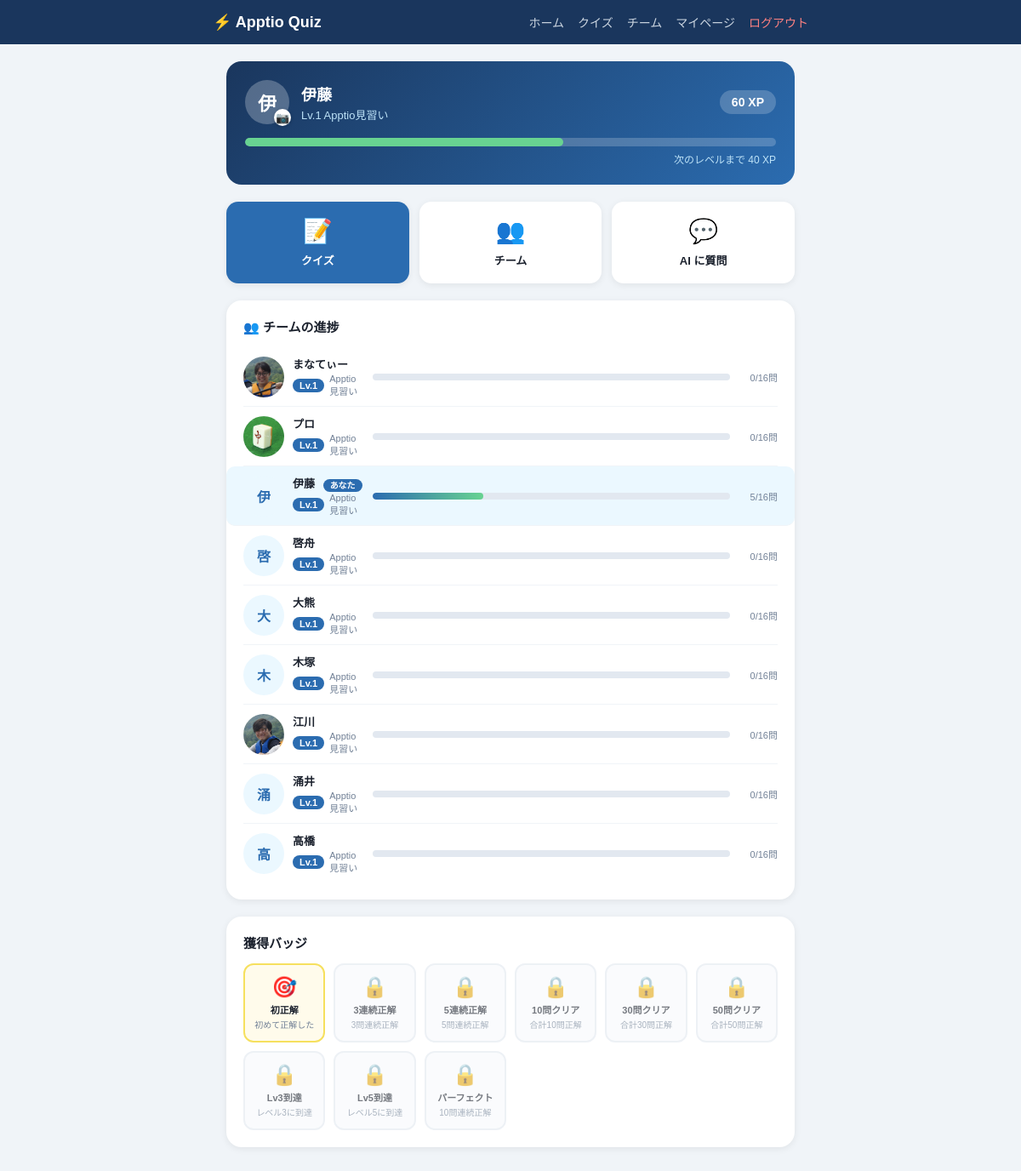
Page /home (signed in) on the committed database.
### tables this page shows
CREATE TABLE users (
            id INTEGER PRIMARY KEY AUTOINCREMENT,
            name TEXT UNIQUE NOT NULL,
            xp INTEGER DEFAULT 0,
            level INTEGER DEFAULT 1,
            avatar TEXT DEFAULT NULL,
            created_at TIMESTAMP DEFAULT CURRENT_TIMESTAMP
        );

### app.py (the view)
@app.route('/home')
def home():
    if 'user_id' not in session:
        return redirect(url_for('index'))
    conn = get_db()
    user = conn.execute('SELECT * FROM users WHERE id=?', (session['user_id'],)).fetchone()
    level, title = get_level(user['xp'])
    next_xp = xp_for_next_level(user['xp'])
    badges = conn.execute(
        'SELECT badge_key FROM badges WHERE user_id=?', (session['user_id'],)
    ).fetchall()
    badge_keys = [b['badge_key'] for b in badges]
    progress = 0
    if next_xp:
        prev_xp = next((LEVELS[i-1][1] for i, (lv, th, _) in enumerate(LEVELS) if th == next_xp and i > 0), 0)
        progress = int((user['xp'] - prev_xp) / (next_xp - prev_xp) * 100)
    else:
        progress = 100
    all_users = conn.execute('SELECT id, name, xp, avatar FROM users ORDER BY name').fetchall()
    team = []
    total_q = len(QUESTIONS)
    for u in all_users:
        lv, ttl = get_level(u['xp'])
        answered_count = conn.execute(
            'SELECT COUNT(DISTINCT question_id) FROM answers WHERE user_id=?', (u['id'],)
        ).fetchone()[0]
        team.append({
            'name': u['name'],
            'xp': u['xp'],
            'level': lv,
            'title': ttl,
            'answered': answered_count,
            'progress': int(answered_count / total_q * 100) if total_q > 0 else 0,
            'avatar': u['avatar'],
        })
    conn.close()
    return render_template('home.html',
        user=user, level=level, title=title,
        next_xp=next_xp, progress=progress,
        badges=badge_keys, BADGES=BADGES,
        team=team, total_q=total_q,
        my_name=session['user_name']
    )

### database.py (called while the page is built)
def get_db():
    conn = sqlite3.connect(DB_PATH)
    conn.row_factory = sqlite3.Row
    return conn

def get_level(xp):
    level, title = 1, LEVELS[0][2]
    for lv, threshold, name in LEVELS:
        if xp >= threshold:
            level, title = lv, name
    return level, title

def xp_for_next_level(xp):
    for lv, threshold, name in LEVELS:
        if xp < threshold:
            return threshold
    return None

### templates/home.html (shortened to what this page needs)
{% extends "base.html" %}
{% block content %}
<div class="home-wrap">
  <div class="profile-card">
    <div class="profile-top">
      <label class="avatar-wrap" title="タップして画像を変更">
        {% if user.avatar %}
        <img src="/static/avatars/{{ user.avatar }}" class="avatar-img">
        {% else %}
        <div class="avatar">{{ session.user_name[0] }}</div>
        {% endif %}
        <div class="avatar-edit">📷</div>
      </label>
      <div class="profile-info">
        <div class="profile-name">{{ session.user_name }}</div>
        <div class="profile-title">Lv.{{ level }} {{ title }}</div>
      </div>
      <div class="xp-badge">{{ user.xp }} XP</div>
    </div>
    <div class="progress-wrap">
      <div class="progress-bar">
        <div class="progress-fill" style="width: {{ progress }}%"></div>
      </div>
      {% if next_xp %}
      <div class="progress-label">次のレベルまで {{ next_xp - user.xp }} XP</div>
      {% else %}
      <div class="progress-label">🎉 最高レベル到達！</div>
      {% endif %}
    </div>
  </div>
  <div class="action-grid">
    <a href="/quiz/select" class="action-card primary">
      <div class="action-icon">📝</div>
      <div class="action-label">クイズ</div>
    </a>
    <a href="/team" class="action-card">
      <div class="action-icon">👥</div>
      <div class="action-label">チーム</div>
    </a>
    <a href="/chat" class="action-card">
      <div class="action-icon">💬</div>
      <div class="action-label">AI に質問</div>
    </a>
  </div>
  <div class="team-progress-section">
    <div class="section-title">👥 チームの進捗</div>
    {% for u in team %}
    <div class="team-progress-row {{ 'me' if u.name == my_name }}">
      <div class="tp-left">
        {% if u.avatar %}
        <img src="/static/avatars/{{ u.avatar }}" class="tp-avatar-img">
        {% else %}
        <div class="tp-avatar">{{ u.name[0] }}</div>
        {% endif %}
        <div class="tp-info">
          <div class="tp-name">{{ u.name }}{% if u.name == my_name %} <span class="me-tag">あなた</span>{% endif %}</div>
          <div class="tp-level-row">
            <span class="tp-lv-badge">Lv.{{ u.level }}</span>
            <span class="tp-title">{{ u.title }}</span>
          </div>
        </div>
      </div>
      <div class="tp-right">
        <div class="tp-bar-wrap">
          <div class="tp-bar">
            <div class="tp-fill" style="width: {{ u.progress }}%"></div>
          </div>
          <div class="tp-label">{{ u.answered }}/{{ total_q }}問</div>
        </div>
      </div>
    </div>
    {% endfor %}
  </div>
  <div class="badge-section">
    <div class="section-title">獲得バッジ</div>
    <div class="badge-grid">
      {% for key, info in BADGES.items() %}
      <div class="badge-item {{ 'earned' if key in badges else 'locked' }}">
        <div class="badge-icon">{{ info.icon if key in badges else '🔒' }}</div>
        <div class="badge-name">{{ info.label }}</div>
        <div class="badge-desc">{{ info.desc }}</div>
      </div>
      {% endfor %}
    </div>
  </div>
</div>
{% endblock %}

### static/css/style.css (style rules this page uses)
*, *::before, *::after { box-sizing: border-box; margin: 0; padding: 0; }
body { font-family: 'Hiragino Sans', 'Meiryo', sans-serif; background: #f0f4f8; color: #1a202c; min-height: 100vh; }
a { text-decoration: none; color: inherit; }
.home-wrap { display: flex; flex-direction: column; gap: 20px; }
.profile-card { background: linear-gradient(135deg, #1a365d, #2b6cb0); color: #fff; border-radius: 18px; padding: 22px; }
.profile-top { display: flex; align-items: center; gap: 14px; margin-bottom: 16px; }
.avatar { width: 52px; height: 52px; background: rgba(255,255,255,.25); border-radius: 50%; display: flex; align-items: center; justify-content: center; font-size: 22px; font-weight: 800; flex-shrink: 0; }
.avatar-wrap { position: relative; width: 52px; height: 52px; flex-shrink: 0; cursor: pointer; }
.avatar-edit { position: absolute; bottom: -2px; right: -2px; background: #fff; border-radius: 50%; font-size: 13px; width: 20px; height: 20px; display: flex; align-items: center; justify-content: center; box-shadow: 0 1px 4px rgba(0,0,0,.2); }
.profile-info { flex: 1; }
.profile-name { font-size: 18px; font-weight: 700; }
.profile-title { font-size: 13px; color: #bee3f8; margin-top: 2px; }
.xp-badge { background: rgba(255,255,255,.2); border-radius: 20px; padding: 6px 14px; font-size: 14px; font-weight: 700; white-space: nowrap; }
.progress-bar { background: rgba(255,255,255,.2); border-radius: 99px; height: 10px; overflow: hidden; margin-bottom: 6px; }
.progress-fill { background: #68d391; height: 100%; border-radius: 99px; transition: width .5s; }
.progress-label { font-size: 12px; color: #bee3f8; text-align: right; }
.action-grid { display: grid; grid-template-columns: repeat(3, 1fr); gap: 12px; }
.action-card { background: #fff; border-radius: 14px; padding: 18px 12px; text-align: center; box-shadow: 0 2px 8px rgba(0,0,0,.07); transition: transform .15s; }
.action-card.primary { background: #2b6cb0; color: #fff; }
.action-icon { font-size: 28px; margin-bottom: 8px; }
.action-label { font-size: 13px; font-weight: 600; }
.badge-section { background: #fff; border-radius: 18px; padding: 20px; box-shadow: 0 2px 8px rgba(0,0,0,.07); }
.section-title { font-size: 15px; font-weight: 700; margin-bottom: 14px; }
.badge-grid { display: grid; grid-template-columns: repeat(auto-fill, minmax(85px, 1fr)); gap: 10px; }
.badge-item { border-radius: 12px; padding: 12px 8px; text-align: center; }
.badge-item.earned { background: #fffbeb; border: 2px solid #f6e05e; }
.badge-item.locked { background: #f7fafc; border: 2px solid #e2e8f0; opacity: .6; }
.badge-icon { font-size: 24px; margin-bottom: 4px; }
.badge-name { font-size: 11px; font-weight: 700; margin-bottom: 2px; }
.badge-desc { font-size: 10px; color: #718096; }
.team-progress-section { background: #fff; border-radius: 18px; padding: 20px; box-shadow: 0 2px 8px rgba(0,0,0,.07); }
.team-progress-row { display: flex; align-items: center; gap: 12px; padding: 10px 0; border-bottom: 1px solid #f0f4f8; }
.team-progress-row:last-child { border-bottom: none; }
.team-progress-row.me { background: #ebf8ff; margin: 0 -20px; padding: 10px 20px; border-radius: 10px; }
.tp-left { display: flex; align-items: center; gap: 10px; width: 140px; flex-shrink: 0; }
.tp-avatar { width: 48px; height: 48px; background: #ebf8ff; border-radius: 50%; display: flex; align-items: center; justify-content: center; font-size: 16px; font-weight: 800; color: #2b6cb0; flex-shrink: 0; }
.tp-avatar-img { width: 48px; height: 48px; border-radius: 50%; object-fit: cover; flex-shrink: 0; }
.tp-name { font-size: 13px; font-weight: 700; }
.tp-level-row { display: flex; align-items: center; gap: 6px; margin-top: 2px; }
.tp-lv-badge { background: #2b6cb0; color: #fff; font-size: 11px; font-weight: 800; padding: 2px 8px; border-radius: 99px; }
.tp-title { font-size: 11px; color: #718096; }
.tp-right { flex: 1; }
.tp-bar-wrap { display: flex; align-items: center; gap: 8px; }
.tp-bar { flex: 1; background: #e2e8f0; border-radius: 99px; height: 8px; overflow: hidden; }
.tp-fill { background: linear-gradient(90deg, #2b6cb0, #68d391); height: 100%; border-radius: 99px; transition: width .5s; }
.tp-label { font-size: 11px; color: #718096; white-space: nowrap; width: 48px; text-align: right; }
.me-tag { background: #2b6cb0; color: #fff; font-size: 10px; padding: 2px 8px; border-radius: 99px; margin-left: 6px; vertical-align: middle; }

### rows in the picture
users: xp "60", next_xp-user.xp "40", name "伊", name "伊藤", shows "あなた", level "1", title "Apptio見習い", {{ u.progress }} 31 (drawn), answered "5", total_q "16"
users: avatar (picture), name "まなてぃー", level "1", title "Apptio見習い", answered "0", total_q "16"
users: avatar (picture), name "プロ", level "1", title "Apptio見習い", answered "0", total_q "16"
users: name "啓", name "啓舟", level "1", title "Apptio見習い", answered "0", total_q "16"
users: name "大", name "大熊", level "1", title "Apptio見習い", answered "0", total_q "16"
users: name "木", name "木塚", level "1", title "Apptio見習い", answered "0", total_q "16"
users: avatar (picture), name "江川", level "1", title "Apptio見習い", answered "0", total_q "16"
users: name "涌", name "涌井", level "1", title "Apptio見習い", answered "0", total_q "16"
users: name "高", name "高橋", level "1", title "Apptio見習い", answered "0", total_q "16"

### other values in the picture
{{ session.user_name[0] }} "伊"
{{ session.user_name }} "伊藤"
{{ level }} "1"
{{ title }} "Apptio見習い"
{{ info.icon if key in badges else '🔒' }} "🎯" "🔒" "🔒" "🔒" "🔒" "🔒" "🔒" "🔒" "🔒"
{{ info.label }} "初正解" "3連続正解" "5連続正解" "10問クリア" "30問クリア" "50問クリア" "Lv3到達" "Lv5到達" "パーフェクト"
{{ info.desc }} "初めて正解した" "3問連続正解" "5問連続正解" "合計10問正解" "合計30問正解" "合計50問正解" "レベル3に到達" "レベル5に到達" "10問連続正解"
